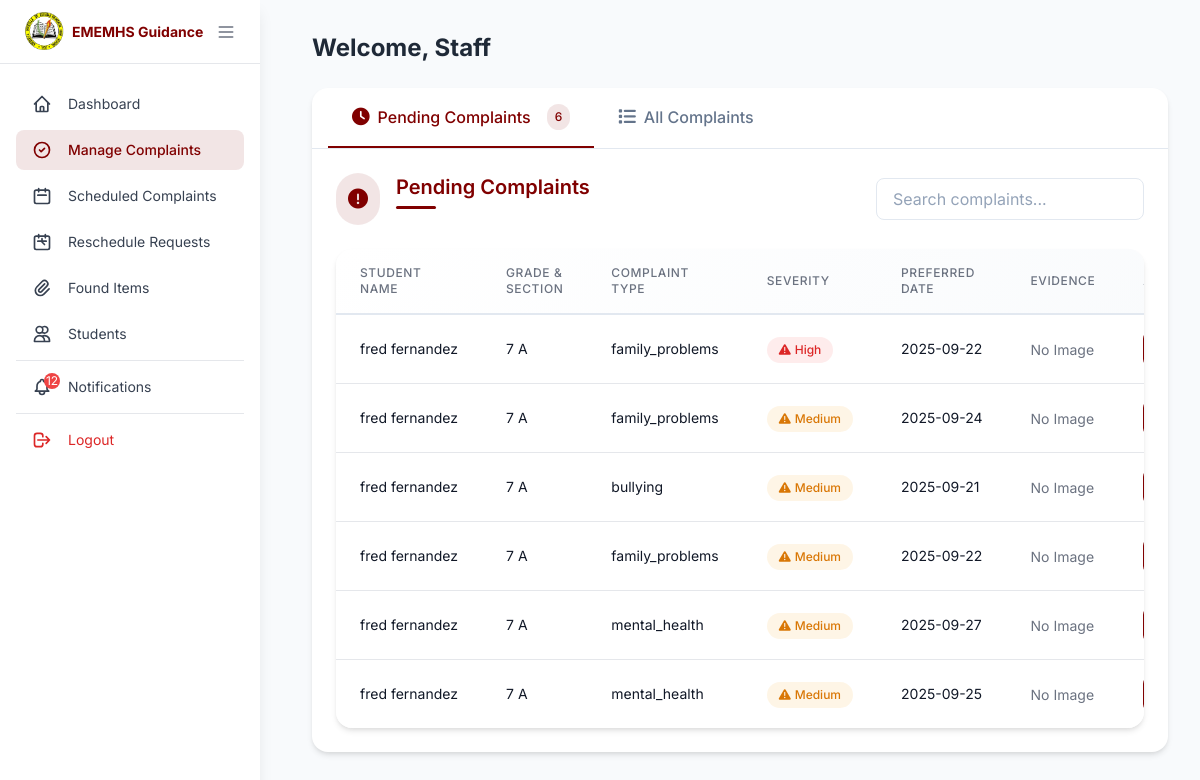
Page /pages/complaint-concern-admin.php (signed in) on the earlier database version.
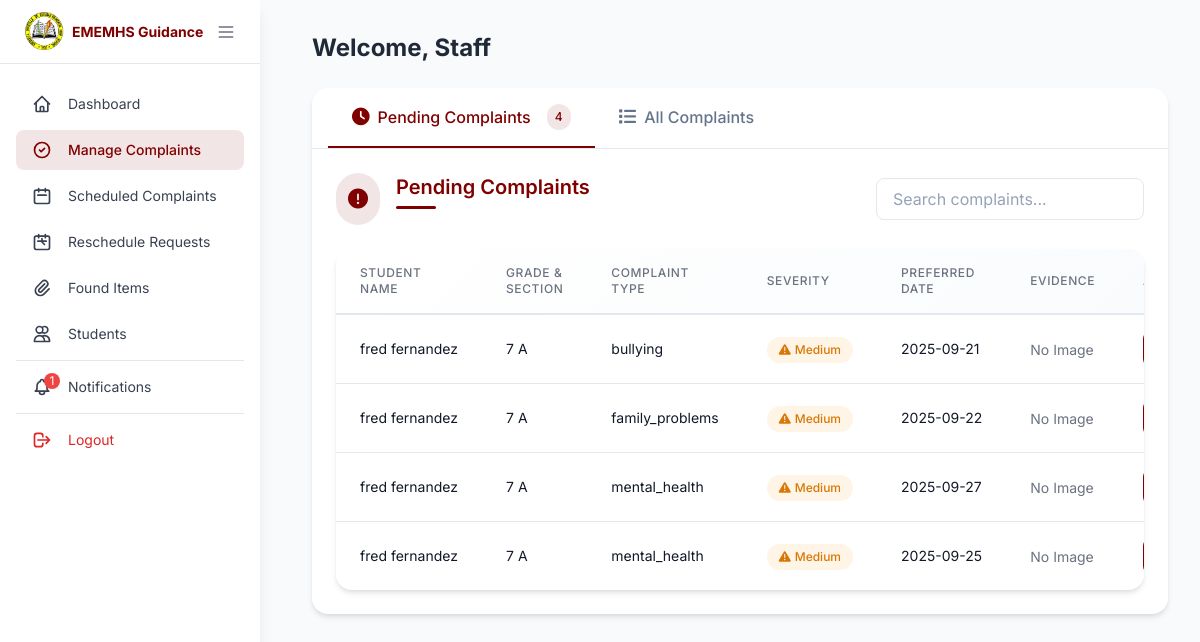
Same page on the later database version.
### tables this page shows
CREATE TABLE `complaints_concerns` (
  `id` int(11) NOT NULL,
  `student_id` int(45) DEFAULT NULL,
  `type` varchar(255) DEFAULT NULL,
  `severity` enum('low','medium','high','urgent') DEFAULT 'medium',
  `description` varchar(255) DEFAULT NULL,
  `evidence` mediumblob DEFAULT NULL,
  `mime_type` varchar(255) DEFAULT NULL,
  `preferred_counseling_date` varchar(255) DEFAULT NULL,
  `scheduled_date` varchar(255) DEFAULT NULL,
  `scheduled_time` varchar(255) DEFAULT NULL,
  `status` varchar(255) DEFAULT NULL,
  `date_created` varchar(255) DEFAULT NULL,
  `time_created` varchar(255) DEFAULT NULL,
  `updated_at` varchar(255) DEFAULT NULL
);

CREATE TABLE `students` (
  `id` int(11) NOT NULL,
  `user_id` int(11) DEFAULT NULL,
  `first_name` varchar(255) DEFAULT NULL,
  `middle_name` varchar(255) DEFAULT NULL,
  `last_name` varchar(255) DEFAULT NULL,
  `grade_level` varchar(255) DEFAULT NULL,
  `section` varchar(45) DEFAULT NULL,
  `email` varchar(255) DEFAULT NULL,
  `phone_number` varchar(45) DEFAULT NULL,
  `password` varchar(255) DEFAULT NULL,
  `address` varchar(255) DEFAULT NULL
);

### logic/notification_logic.php (called while the page is built, shortened)
<?php
require_once 'db_connection.php';
function getAdminUnreadNotificationsCount($admin_id)
{
    global $pdo;
    try {
        $stmt = $pdo->prepare("
            SELECT COUNT(*) as unread_count
            FROM " . TBL_NOTIFICATIONS . "
            WHERE user_id = ? AND is_read = 0
        ");
        $stmt->execute([$admin_id]);
        $result = $stmt->fetch(PDO::FETCH_ASSOC);
        return $result['unread_count'];
    } catch (PDOException $e) {
        error_log("Error getting admin unread count: " . $e->getMessage());
        return 0;
    }
}

### pages/complaint-concern-admin.php (the view, shortened to what the changed rows need)
<?php
require_once '../logic/db_connection.php';
$stmt = $pdo->prepare(SQL_LIST_COMPLAINTS_CONCERNS);
$stmt->execute();
$complaints = $stmt->fetchAll(PDO::FETCH_ASSOC);
$pending_complaints = 0;
foreach ($complaints as $complaint) {
    if (isset($complaint['status']) && $complaint['status'] === 'pending') {
        $pending_complaints++;
    }
}
?>
<!DOCTYPE html>
<html lang="en">
<head>
    <script src="https://cdn.tailwindcss.com"></script>
    <link rel="stylesheet" href="https://cdnjs.cloudflare.com/ajax/libs/font-awesome/6.0.0/css/all.min.css">
</head>
<body class="min-h-screen">
<?php include 'navigation-admin.php'?>
<div class="main-content">
    <main class=" min-h-screen">
        <div class="p-8">
            <h1 class="text-2xl font-bold text-gray-800 mb-6">Welcome, <?php echo $_SESSION['staff_name'] ?? 'Staff'; ?></h1>
            <div class="tabs-container">
                <div class="tabs-header">
                    <button class="tab-button active" data-tab="pending">
                        <i class="fas fa-clock"></i>
                        Pending Complaints
                        <span class="tab-badge"><?= $pending_complaints ?></span>
                    </button>
                </div>
                <div id="pending" class="tab-content active">
                    <div class="flex items-center mb-6">
                        <h2 class="section-title text-xl font-semibold text-[#800000]">Pending Complaints</h2>
                    </div>
                    <div class="table-container">
                        <div class="overflow-x-auto">
                            <table class="min-w-full divide-y divide-gray-200">
                                <thead class="table-header">
                                    <tr>
                                        <th scope="col" class="px-6 py-4 text-left text-xs font-medium text-gray-500 uppercase tracking-wider">Student Name</th>
                                        <th scope="col" class="px-6 py-4 text-left text-xs font-medium text-gray-500 uppercase tracking-wider">Grade & Section</th>
                                        <th scope="col" class="px-6 py-4 text-left text-xs font-medium text-gray-500 uppercase tracking-wider">Complaint Type</th>
                                        <th scope="col" class="px-6 py-4 text-left text-xs font-medium text-gray-500 uppercase tracking-wider">Severity</th>
                                        <th scope="col" class="px-6 py-4 text-left text-xs font-medium text-gray-500 uppercase tracking-wider">Preferred Date</th>
                                        <th scope="col" class="px-6 py-4 text-left text-xs font-medium text-gray-500 uppercase tracking-wider">Evidence</th>
                                        <th scope="col" class="px-6 py-4 text-left text-xs font-medium text-gray-500 uppercase tracking-wider">Action</th>
                                    </tr>
                                </thead>
                                <tbody class="bg-white divide-y divide-gray-200">
                                    <?php
                                    if (!empty($complaints)):
                                        foreach ($complaints as $complaint):
                                            if ($complaint['status'] == 'pending'):
                                    ?>
                                        <tr class="table-row">
                                            <td class="px-6 py-4 whitespace-nowrap text-sm text-gray-900"><?php echo $complaint['first_name']." ".$complaint['last_name']; ?></td>
                                            <td class="px-6 py-4 whitespace-nowrap text-sm text-gray-900"><?php echo $complaint['grade_level']." ".$complaint['section']; ?></td>
                                            <td class="px-6 py-4 whitespace-nowrap text-sm text-gray-900"><?php echo $complaint['type']; ?></td>
                                            <td class="px-6 py-4 whitespace-nowrap">
                                                <?php
                                                $severity = $complaint['severity'] ?? 'medium';
                                                $severity_labels = [
                                                    'low' => 'Low',
                                                    'medium' => 'Medium',
                                                    'high' => 'High',
                                                    'urgent' => 'Urgent'
                                                ];
                                                $severity_class = 'severity-' . $severity;
                                                ?>
                                                <span class="severity-badge <?= $severity_class ?>">
                                                    <i class="fas fa-exclamation-triangle"></i>
                                                    <?= $severity_labels[$severity] ?? 'Medium' ?>
                                                </span>
                                            </td>
                                            <td class="px-6 py-4 whitespace-nowrap text-sm text-gray-900"><?php echo $complaint['preferred_counseling_date']; ?></td>
                                            <td class="px-6 py-4 whitespace-nowrap">
                                                <?php if (!empty($complaint['evidence']) && !empty($complaint['mime_type'])): ?>
                                                    <img
                                                         alt="Evidence"
                                                         class="w-16 h-16 object-cover rounded-lg shadow-sm hover:scale-110 transition-transform" />
                                                <?php else: ?>
                                                    <span class="text-sm text-gray-500">No Image</span>
                                                <?php endif; ?>
                                            </td>
                                            <td class="px-6 py-4 whitespace-nowrap text-sm">
                                            </td>
                                        </tr>
                                    <?php
                                            endif;
                                        endforeach;
                                    endif;
                                    ?>
                                </tbody>
                            </table>
                        </div>
                    </div>
                </div>
            </div>
        </div>
    </main>
</div>
</body>
</html>

### pages/navigation-admin.php (shortened to what the changed rows need)
<?php
require_once '../logic/notification_logic.php';
$isLoggedIn = isset($_SESSION['isLoggedIn']);
$current_page = basename($_SERVER['PHP_SELF']);
?>
<div class="fixed inset-y-0 left-0 bg-white shadow-lg transform transition-all duration-300 ease-in-out z-50" id="sidebar">
    <div class="px-4 py-5 space-y-1.5 overflow-y-auto h-[calc(100vh-4rem)]">
        <?php if ($isLoggedIn): ?>
            <a href="notifications.php" class="nav-link flex items-center space-x-3 px-4 py-2.5 rounded-lg transition-all duration-200 focus:outline-none focus:ring-2 focus:ring-[#800000] text-sm <?php echo ($current_page == 'notifications.php') ? 'bg-[#800000]/10 text-[#800000] font-medium' : 'text-gray-700 hover:text-[#800000] hover:bg-gray-50'; ?>" tabindex="0" data-tooltip="Notifications">
                <span class="icon-center relative">
                    <?php
                    $unread_count = getAdminUnreadNotificationsCount($_SESSION['user']);
                    if ($unread_count > 0):
                    ?>
                        <span class="absolute -top-1 -right-1 bg-red-500 text-white text-xs rounded-full h-4 w-4 flex items-center justify-center"><?php echo $unread_count; ?></span>
                    <?php endif; ?>
                </span>
            </a>
        <?php endif; ?>
    </div>
</div>

Differences in the rows shown:
no longer on this page (row edited): complaints_concerns: student.first_name "fred", student.last_name "fernandez", student.grade_level "7", student.section "A", type "family_problems", severity "High", preferred_counseling_date "2025-09-22", shows "No Image"
no longer on this page (row edited): complaints_concerns: student.first_name "fred", student.last_name "fernandez", student.grade_level "7", student.section "A", type "family_problems", severity "Medium", preferred_counseling_date "2025-09-24", shows "No Image"
Other differences:
$unread_count: "12" → "1"
$pending_complaints: "6" → "4"
